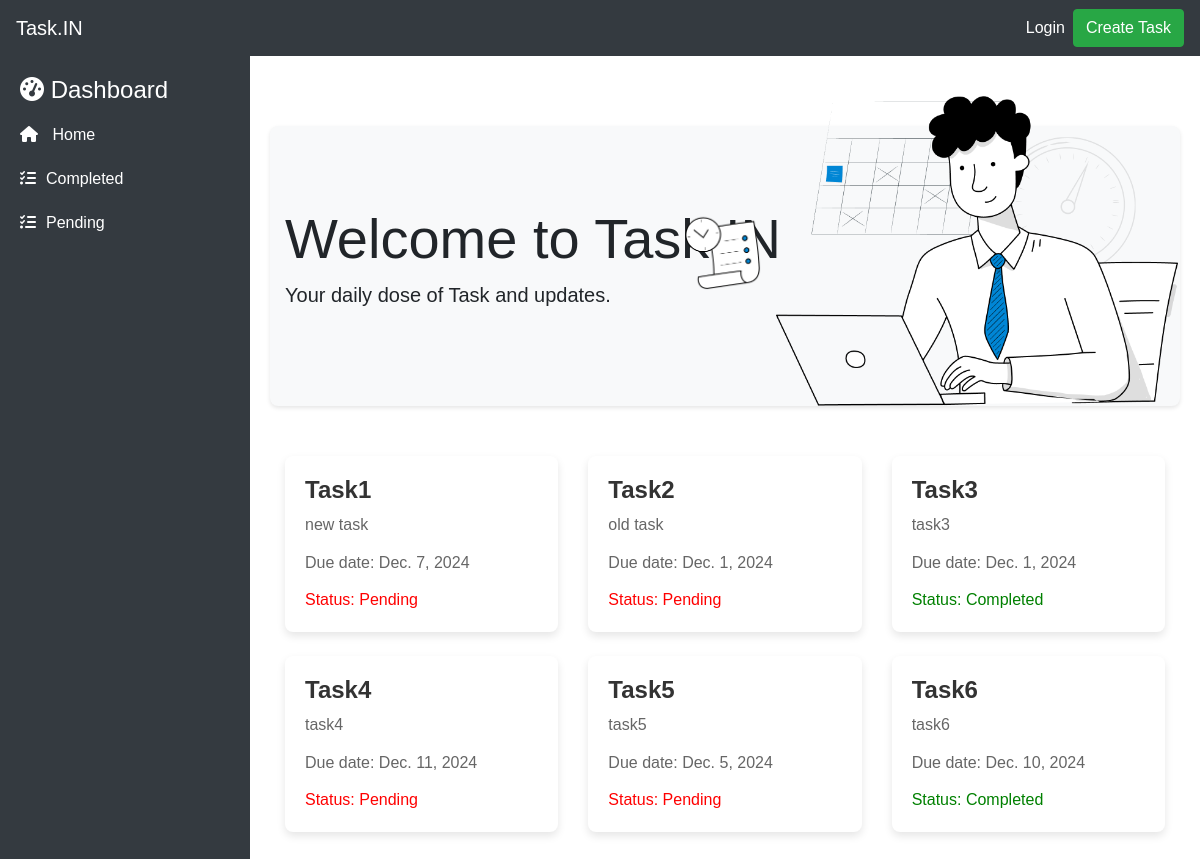
The page / on the database its author committed.
### home/models.py (models this page shows, shortened)
class Status(models.Model):
    status = models.CharField(max_length=30)
    def __str__(self):
        return self.status

class Task(models.Model):
    name = models.CharField(max_length=30)
    details = models.TextField()
    para = models.TextField()
    date = models.DateField()
    status = models.ForeignKey(Status, on_delete=models.CASCADE, null=True, blank=True)

### home/views.py (the view)
# urls.py: path('',homefn),
def homefn(request):
    x=Task.objects.all()
    y=Status.objects.all()
    return render(request, 'home.html',{'post':x,'cat':y})

### home/templates/home.html (shortened to what this page needs)
{% load static %}
<!DOCTYPE html>
<html lang="en">
<head>
    <link rel="stylesheet" href="https://cdn.jsdelivr.net/npm/bootstrap@4.0.0/dist/css/bootstrap.min.css">
    <link rel="stylesheet" href="{% static 'css/task1.css' %}">
    <link rel="stylesheet" href="https://cdnjs.cloudflare.com/ajax/libs/font-awesome/5.15.4/css/all.min.css">
    <link rel="stylesheet" href="https://cdnjs.cloudflare.com/ajax/libs/font-awesome/6.7.1/css/all.min.css" />
</head>
<body>
    <nav class="navbar navbar-expand-lg navbar-dark bg-dark fixed-top">
        <a class="navbar-brand" href="/">Task.IN</a>
        <div class="ml-auto d-flex align-items-center">
            <form class="mr-2">
                {% if user.is_authenticated %}
                    <h2 class="btn btn-primary">{{ user }}</h2>
                    <a class="b5" href="/logout/">Logout</a>
                {% else %}
                    <a class="b5" href="/login/">Login</a>
                {% endif %}
            </form>
            <a href="/add" class="btn btn-success">Create Task</a>
        </div>
    </nav>
    <div class="layout">
        <div class="sidebar">
            <h4><i class="fas fa-tachometer-alt"></i> Dashboard</h4>
            <a href="/"><i class="fas fa-home"></i> Home</a>
            {% for i in cat %}
                <a href="/status/{{i.id}}"><i class="fa-solid fa-list-check"></i>{{i.status}}</a>
            {% endfor %}
        </div>
        <div class="content-wrapper">
            <div class="intro">
                <div class="container">
                    <h1 class="display-4">Welcome to Task.IN</h1>
                    <p class="lead">Your daily dose of Task and updates.</p>
                    <img src="{% static 'img/im1.png' %}" alt="Intro Image" class="intro-image">
                    <img src="{% static 'img/im2.png' %}" alt="Intro Image" class="intro-image1">
                </div>
            </div>
            <div class="container">
                <div class="row justify-content-center">
                    {% for i in post %}
                        <a href="/view/{{i.id}}" class="col-md-4 mb-4">
                            <div class="card">
                                <div class="card-body">
                                    <h5 class="card-title">{{i.name}}</h5>
                                    <p class="card-text">{{i.details}}</p>
                                    <h6 class="card-text">Due date: {{i.date}}</h6>
                                    <p class="card-text {{ i.status }} ">
                                        Status: {{ i.status }}
                                    </p>
                                </div>
                            </div>
                        </a>
                    {% endfor %}
                </div>
            </div>
        </div>
    </div>
</body>
</html>

### home/static/css/task1.css (style rules this page uses)
body { margin: 0; height: 100vh; font-family: Arial, sans-serif; }
.layout { display: flex; }
.sidebar { width: 250px; background-color: #343a40; color: white; padding: 20px; position: fixed; top: 56px; bottom: 0; overflow-y: auto; }
.b5 { text-decoration: none; color: #fff; }
.content-wrapper { margin-left: 250px; padding: 20px; margin-top: 56px; flex-grow: 1; overflow-y: auto; }
.intro { position: relative; height: 280px; padding-top: 5px; background-color: #f8f9fa; border-radius: 0.5rem; box-shadow: 0 2px 4px rgba(0, 0, 0, 0.1); padding-top: 79px; margin-bottom: 50px; margin-top: 50px; }
.intro-image { width: 402px; position: absolute; right: 2px; top: -40px; height: auto; border-radius: 0.5rem; margin-top: 10px; }
.intro-image1 { width: 80px; position: absolute; right: 417px; top: 74px; height: auto; border-radius: 0.5rem; margin-top: 10px }
.card { border: none; border-radius: 0.5rem; background-color: #ffffff; box-shadow: 0 4px 8px rgba(0, 0, 0, 0.1); transition: transform 0.2s, box-shadow 0.2s; }
.card-title { font-size: 1.5rem; font-weight: bold; color: #333; margin-bottom: 0.5rem; }
.card-text { font-size: 1rem; color: #666; margin-bottom: 1rem; }
.sidebar a { color: white; text-decoration: none; display: flex; align-items: center; padding: 10px; border-radius: 5px; transition: background-color 0.3s; }
.sidebar a i { margin-right: 10px; }
.sidebar a { color: white; text-decoration: none; display: block; padding: 10px 0; }
.navbar { z-index: 1000; }
.Pending { color: red; }
.Completed { color: green; }

### rows shown on the page
Status: status "Completed"
Status: status "Pending"
Task: name "Task1", details "new task", date "Dec. 7, 2024", status "Pending"
Task: name "Task2", details "old task", date "Dec. 1, 2024", status "Pending"
Task: name "Task3", details "task3", date "Dec. 1, 2024", status "Completed"
Task: name "Task4", details "task4", date "Dec. 11, 2024", status "Pending"
Task: name "Task5", details "task5", date "Dec. 5, 2024", status "Pending"
Task: name "Task6", details "task6", date "Dec. 10, 2024", status "Completed"
